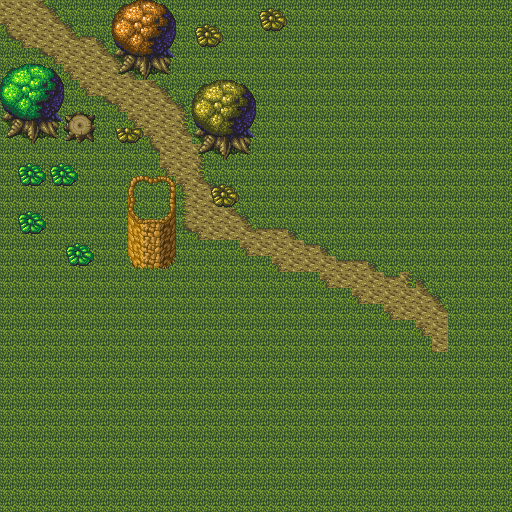

Rendered tile map (Tiled .tmx) drawn with the repository's tilesets; below, a short description and the map source with its tile grids summarised:
An orthogonal 32x32 tile map with 16x16 px tiles, 3 tile layers (Tile Layer 1, Tile Layer 2, Tile Layer 3).

<map version="1.0" orientation="orthogonal" width="32" height="32" tilewidth="16" tileheight="16">
 <tileset firstgid="1" name="tilemap" tilewidth="16" tileheight="16">
  <image source="tilemap.bmp" trans="ff00ff" width="320" height="853" />
 </tileset>
 <layer name="Tile Layer 1" width="32" height="32">
  <data>[1024 cells, 1024 non-empty, 9 distinct tile ids]</data>
 </layer>
 <layer name="Tile Layer 2" width="32" height="32">
  <data>[1024 cells, 112 non-empty, 90 distinct tile ids]</data>
 </layer>
 <layer name="Tile Layer 3" width="32" height="32">
  <data>[1024 cells, 30 non-empty, 30 distinct tile ids]</data>
 </layer>
</map>
